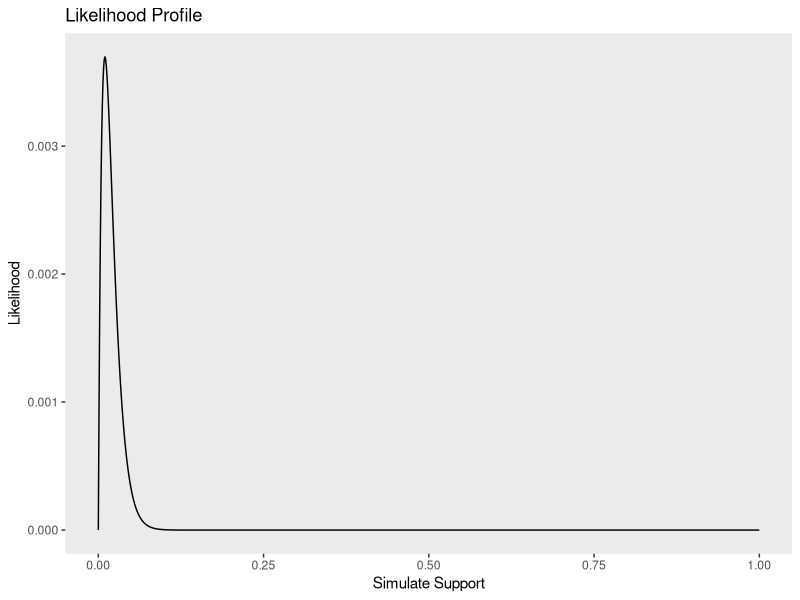
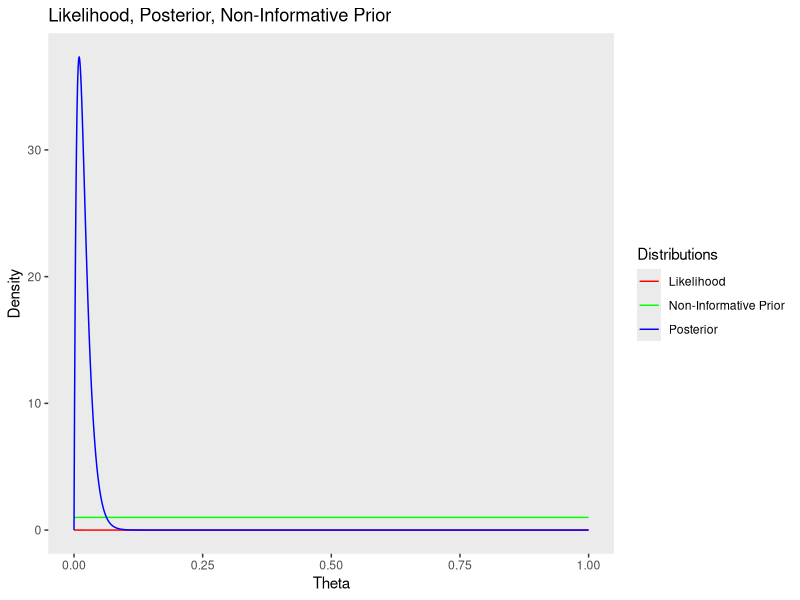
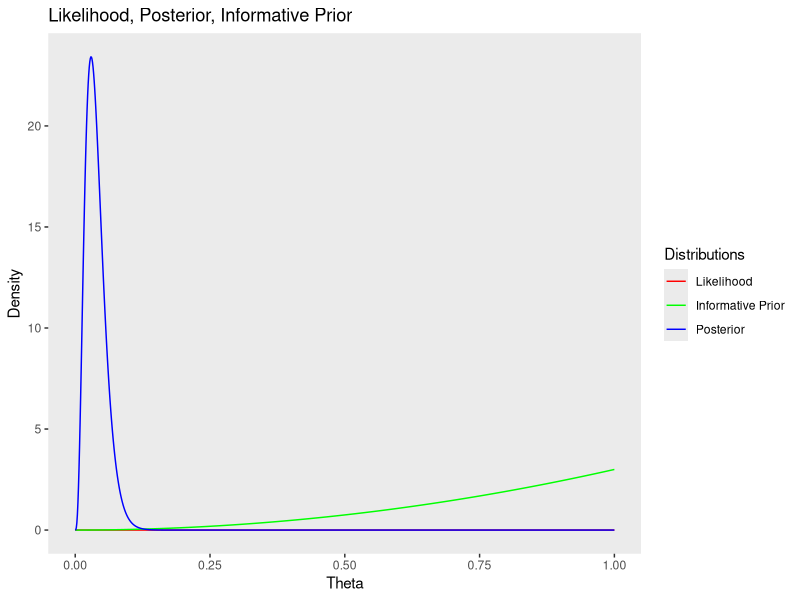
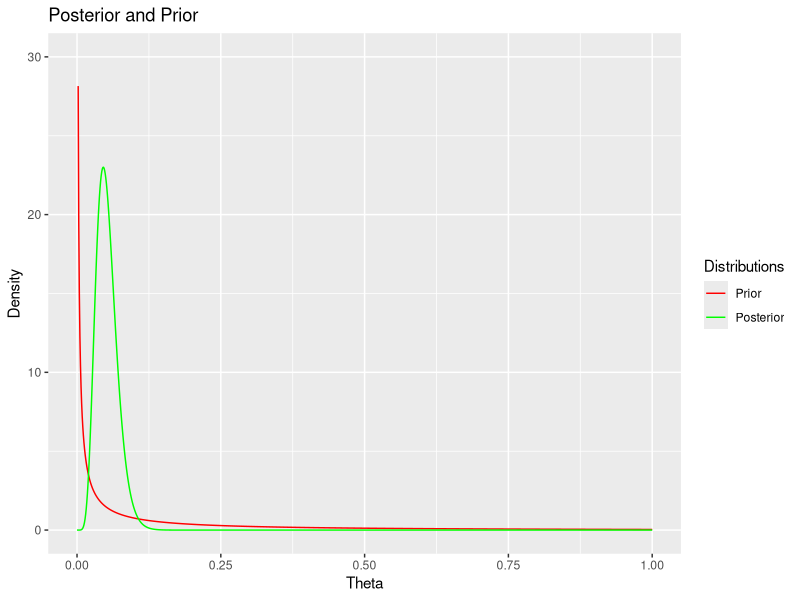
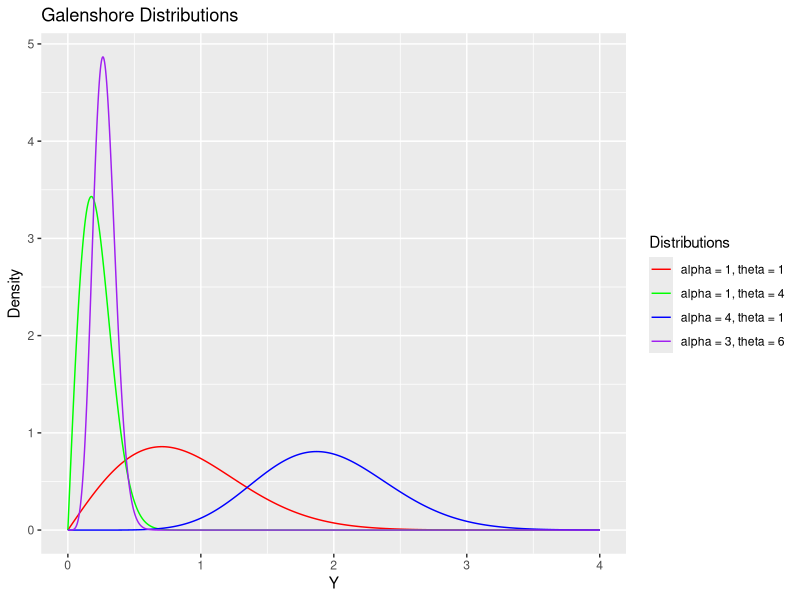

R code for these plots, in order:
## ---- chunk 1
library(tidyverse) #load in tidyverse package
## ---- chunk 2
set.seed(123)
# Bernoulli LH Function
# Input: obs.data, theta
# Output: bernoulli likelihood
obs.data <- rbinom(n = 100, size = 1, prob = 0.01) #create observation data
bernLH <- function(obs.data, theta){
  N <- length(obs.data) #set N to be the length
  x <- sum(obs.data) #set x to the be the sum of the observation data
  LH <- (theta ^x) *((1-theta)^{N-x}) #plug in values according to Bernoulli
  return (LH)
}

# Plot LH for a grid of theta values
# Create the grid #
theta.sim <- seq(from = 0, to = 1, length.out = 1000)
# Store the LH values
sim.LH <- bernLH(obs.data, theta = theta.sim)
# Create the Plot
df <- data.frame(theta.sim, sim.LH)
ggplot(df, aes(theta.sim)) + 
  geom_line(aes(y=sim.LH)) +
labs(title = "Likelihood Profile",
       y = "Likelihood",
       x = "Simulate Support" ) +
    theme(
    panel.grid.major = element_blank(), #erase the grid lines for easier view
    panel.grid.minor = element_blank(),
    ) 
## ---- chunk 3
#Create Beta-Bernoulli Function
posteriorParamters <- function(obs.data,a, b){ 
  N <- length(obs.data)
  x <- sum(obs.data)
  a.post = a + x
  b.post = N - x + b
  print(c(a.post, b.post))
  return(c(a.post, b.post))
}
parameters.non.informative <-posteriorParamters(obs.data, 1, 1)
parameters.informative <-posteriorParamters(obs.data, 3, 1)

## ---- chunk 4
#Plug in values for non-informative prior
non.informative.prior <- dbeta(theta.sim,1,1)
#Plug in values for informative prior
informative.prior <- dbeta(theta.sim,3,1)
#Get Posterior distribution using parameters produced above
posterior.non.informative <- dbeta(theta.sim,
                              parameters.non.informative[1],
                              parameters.non.informative[2])
posterior.informative <- dbeta(theta.sim, 
                               parameters.informative[1],
                               parameters.informative[2])

#Create data frame with the values we plan on plotting
df<- data.frame(theta.sim, non.informative.prior, informative.prior, sim.LH)
#Create Graph for Non-Informative
ggplot(df, aes(theta.sim)) +  #theta.sim is our x values
  geom_line(aes(y=sim.LH, color="Likelihood")) + #likelihood as y
  geom_line(aes(y=non.informative.prior, #non-informative prior
                color= "Non-Informative Prior")) +  
  geom_line(aes(y=posterior.non.informative,  # posterior
                color="Posterior"))+ 
  scale_color_manual(name = "Distributions", #create legend 
     breaks = c("Likelihood","Non-Informative Prior",
                "Posterior"),
     values = c("red", "green","blue"))+ #set colors
labs(title = "Likelihood, Posterior, Non-Informative Prior",
       y = "Density",
       x = "Theta" ) +
  theme(
    panel.grid.major = element_blank(), #remove grid for easier view
    panel.grid.minor = element_blank(),
  ) 
#Create Graph for Informative
ggplot(df, aes(theta.sim)) + #set theta.sim as x values
  geom_line(aes(y=sim.LH, color="Likelihood")) + #likelihood
  geom_line(aes(y=informative.prior, #informative prior
                color= "Informative Prior")) +  
  geom_line(aes(y=posterior.informative,  #posterior
                color="Posterior"))+
  scale_color_manual(name = "Distributions", #setting legend
     breaks = c("Likelihood","Informative Prior",
                "Posterior"),
     values = c("red", "green","blue"))+ #set line colors
labs(title = "Likelihood, Posterior, Informative Prior",
       y = "Density",
       x = "Theta" ) +
  theme(
    panel.grid.major = element_blank(), #remove grid for easier view
    panel.grid.minor = element_blank(),
  ) 
## ---- chunk 5
#Create Vector of Data Provided from question
q2.obs.data <- c(20.9, 69.7, 3.6, 21.8, 21.4, 0.4, 6.7, 10.0) 
#Generate theta values
q2.theta <- seq(from = 0, to = 1, length.out = 1000)
#Sum the observation values
x <-sum(q2.obs.data)

#Get prior using gamma distribution
q2.prior <- dgamma(x = q2.theta, 0.1, rate = 1.0)
#Get Posterior using Gamma distribution with derived parameters 
q2.posterior <-dgamma(x = q2.theta, shape = 0.1 + length(q2.obs.data), 
                      rate = 1.0+x)
#Create Data Frame for Plotting Purposes
df2<-data.frame(q2.theta, q2.prior, q2.posterior)
#Create Graph with both Prior and Posterior
ggplot(df2, aes(x = q2.theta)) + 
  geom_line(aes(y=q2.prior, color="Prior")) + #graph the prior
  geom_line(aes(y=q2.posterior, #graph the posterior
                color= "Posterior")) +  
  scale_color_manual(name = "Distributions", #create legend
     breaks = c("Prior",
                "Posterior"),
     values = c("red", "green"))+ #set colors
labs(title = "Posterior and Prior",
       y = "Density",
       x = "Theta" )+
  ylim(0,30) #set limitation on y-axis for better view
## ---- chunk 6
galenshore <-function(y, a, theta){ #create galenshore function
  return ((2/gamma(a))*((theta^(2*a)) * (y^(2*a-1)) *exp(-theta^2*y^2))) 
}
g.sim <-seq(from =0, to = 4, length.out =1000) #create observations for Y
ex.1 <- galenshore(g.sim, 1,1) #give different values for a and theta
ex.2 <- galenshore(g.sim, 1,4)
ex.3 <- galenshore(g.sim, 4,1)
ex.4 <- galenshore(g.sim, 3,6)
#Create Graph
df3 <- data.frame(g.sim, ex.1, ex.2, ex.3, ex.4) #create data frame for plotting
ggplot(df3, aes(x = g.sim)) + 
  #Plot the different distributions
  geom_line(aes(y=ex.1, color="alpha = 1, theta = 1"))+ 
  geom_line(aes(y=ex.2, color="alpha = 1, theta = 4"))+
  geom_line(aes(y=ex.3, color="alpha = 4, theta = 1"))+  
  geom_line(aes(y=ex.4, color="alpha = 3, theta = 6"))+ 
  scale_color_manual(name = "Distributions", 
     breaks = c("alpha = 1, theta = 1",
                "alpha = 1, theta = 4",
                "alpha = 4, theta = 1",
                "alpha = 3, theta = 6"),
     values = c("red", "green", "blue", "purple"))+ #set colors
labs(title = "Galenshore Distributions",
       y = "Density",
       x = "Y" ) #set labels
